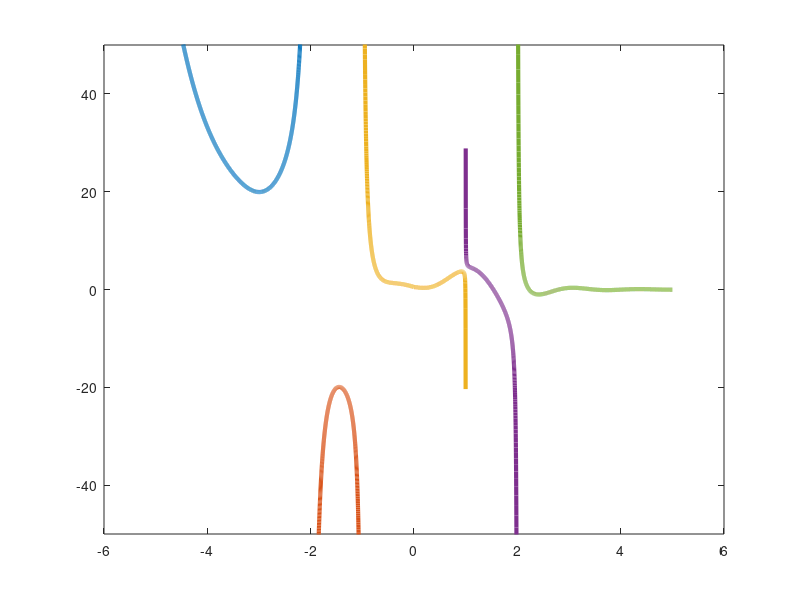

Write the MATLAB code that produced this figure.
%%%%%%%%%%%%%%%%%%%%%%%%%%%
% Midterm Number: 1
% Problem number: 4
% Student Name:  Alden Rivera
% Student ID: 0416329
% Email address: aldenj.riveraf@gmail.com
% Department:Computer Science
% Date: 2019/4/18
%%%%%%%%%%%%%%%%%%%%%%%%%%%%
close all;clear;clc;

disp('Midterm Problem 1.4');
b=input('Input b:');
dx=0.001;
x=-5:dx:-2;
ylim([-50 50]);
y=(2.*exp(-2.*x) - (b.*x.*cos(abs(5.*x)))+(abs(x).^(0.5)))./((x-1).*(x-2).*(x+1).*(x+2));
plot(x,y,'LineWidth',3);
hold on;

x=-2:dx:-1;
ylim([-50 50]);
y=(2.*exp(-2.*x) - (b.*x.*cos(abs(5.*x)))+(abs(x).^(0.5)))./((x-1).*(x-2).*(x+1).*(x+2));
plot(x,y,'LineWidth',3);
hold on;
x=-1:dx:1;
ylim([-50 50]);
y=(2.*exp(-2.*x) - (b.*x.*cos(abs(5.*x)))+(abs(x).^(0.5)))./((x-1).*(x-2).*(x+1).*(x+2));
plot(x,y,'LineWidth',3);
hold on;
x=1:dx:2;
ylim([-50 50]);
y=(2.*exp(-2.*x) - (b.*x.*cos(abs(5.*x)))+(abs(x).^(0.5)))./((x-1).*(x-2).*(x+1).*(x+2));
plot(x,y,'LineWidth',3);
hold on;
x=2:dx:5;
ylim([-50 50]);
y=(2.*exp(-2.*x) - (b.*x.*cos(abs(5.*x)))+(abs(x).^(0.5)))./((x-1).*(x-2).*(x+1).*(x+2));
plot(x,y,'LineWidth',3);
